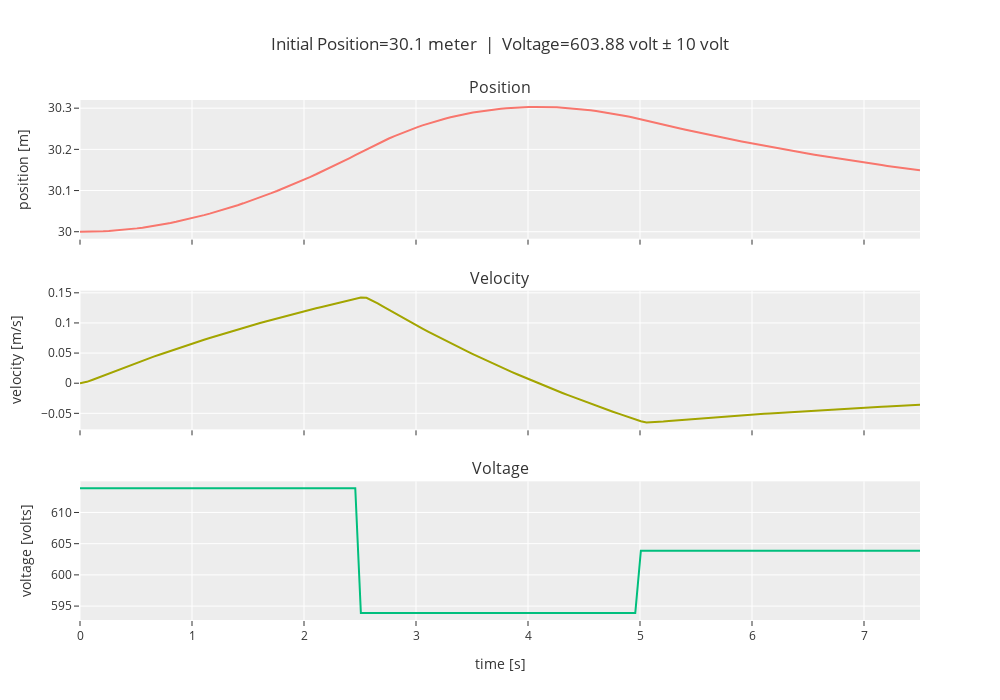

This figure's notebook cell:
### Markdown cell above
### Position $x = 30$

### Code cell
x = 30
linear_analysis(x, doublet_magnitude=10)

### Figure 1 — Plotly figure (JSON) as saved in the notebook; plotly's stock layout.template omitted (floating-point values rounded to 4 significant figures; data arrays with more than 128 entries replaced by an {"elided": "..."} marker saying what was removed)
{"data": [{"type": "scatter", "x": {"elided": "152 float values"}, "xaxis": "x", "y": {"elided": "152 float values"}, "yaxis": "y"}, {"type": "scatter", "x": {"elided": "152 float values"}, "xaxis": "x2", "y": {"elided": "152 float values"}, "yaxis": "y2"}, {"type": "scatter", "x": {"elided": "152 float values"}, "xaxis": "x3", "y": {"elided": "152 float values"}, "yaxis": "y3"}], "layout": {"annotations": [{"font": {"size": 16}, "showarrow": false, "text": "Position", "x": 0.5, "xanchor": "center", "xref": "paper", "y": 1, "yanchor": "bottom", "yref": "paper"}, {"font": {"size": 16}, "showarrow": false, "text": "Velocity", "x": 0.5, "xanchor": "center", "xref": "paper", "y": 0.6333, "yanchor": "bottom", "yref": "paper"}, {"font": {"size": 16}, "showarrow": false, "text": "Voltage", "x": 0.5, "xanchor": "center", "xref": "paper", "y": 0.2667, "yanchor": "bottom", "yref": "paper"}], "height": 700, "showlegend": false, "title": {"text": "Initial Position=30.1 meter  |  Voltage=603.88 volt ± 10 volt"}, "width": 1000, "xaxis": {"anchor": "y", "autorange": true, "domain": [0, 1], "matches": "x3", "range": [0, 7.5], "showticklabels": false, "type": "linear"}, "xaxis2": {"anchor": "y2", "autorange": true, "domain": [0, 1], "matches": "x3", "range": [0, 7.5], "showticklabels": false, "type": "linear"}, "xaxis3": {"anchor": "y3", "autorange": true, "domain": [0, 1], "range": [0, 7.5], "title": {"text": "time [s]"}, "type": "linear"}, "yaxis": {"anchor": "x", "autorange": true, "domain": [0.7333, 1], "range": [29.98, 30.32], "title": {"text": "position [m]"}, "type": "linear"}, "yaxis2": {"anchor": "x2", "autorange": true, "domain": [0.3667, 0.6333], "range": [-0.07655, 0.1536], "title": {"text": "velocity [m/s]"}, "type": "linear"}, "yaxis3": {"anchor": "x3", "autorange": true, "domain": [0, 0.2667], "range": [592.8, 615.0], "title": {"text": "voltage [volts]"}, "type": "linear"}}}
